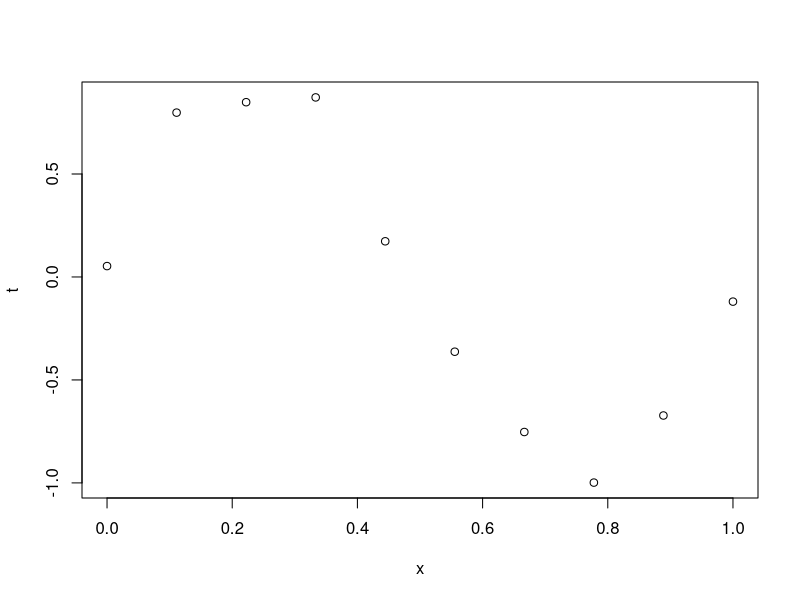

R code for this plot: (Note: this script raises an error after producing the figure.)
## ---- chunk 1
curve_data <- read.csv('curve_data.txt', sep = " ")
plot(curve_data)
## ---- chunk 2
phix <- function(x, M, basis) {
  # Initialize vector to return
  u <- rep(0, M+1)
  # μs for Gauss
  mus <- rep(0, M+1)
  interval <- 1 / M

  if (basis == 'poly') {
    # evaluate x at each value of p, e.g. x^0, x^1, ..., x^M
    for (p in 0:M) u[p+1] <- x^p
  } else if (basis == 'Gauss') {
    # Populate μs with M intervals in [0,1]
    for (n in 1:M) mus[n+1] = mus[n] + interval
    # Generate Gaussian Kernels
    for (p in 0:M) u[p+1] <- exp((-(x - mus[p+1])^2)/0.1)
  }

  u
}
# Test: round(phix(0.3,4,'poly'), digits = 4) == c(1, 0.3, 0.09, 0.027, 0.0081)
# Test: plot(phix(0.3,10,'Gauss'))
## ---- chunk 3
library(MASS)

constructPhi <- function(features, M, basis_type) {
  phi <- matrix(nrow = length(xs), ncol = M + 1)
    # Construct a phi matrix that is phix for each value of phix(x, M, 'Gauss') and append to phi matrix
  for (i in 1:(length(xs))) {
    phi[i,] = phix(xs[i], M, basis_type)
  }
  phi
}

# Part 3: post.params
post.params <- function(training_data, M, basis_type, delta, q) {
  # regularization coefficient
  # training_data = curve_data
  # q = (1/0.1)^2
  # delta = 2.0
  # basis_type = 'Gauss'
  lambda = delta / q

  # Note: this requires the training data to have an x column
  xs = training_data$x
  # M = 9
  phi <- constructPhi(xs, M, basis_type)
  t = training_data$t
  
  # Slide 10 of Bayessian_regression.pdf
  w_Bayes = ginv(lambda * diag(M+1) + t(phi) %*% phi) %*% t(phi) %*% training_data$t

  D = delta * diag(M + 1)
  Q = D + q * (t(phi) %*% phi)

  # FIXME: RETURN Q?
  list(w_Bayes, Q)
}

M = 9
delta = 2.0
q = (1/0.1)^2

params <- post.params(curve_data, M, 'poly', delta, q)
w_Bayes <- params[[1]]
Q <- params[[2]]
phi <- constructPhi(curve_data$x, M, 'poly')
result <- phi %*% w_Bayes

# Part 4: Plot
plot(curve_data, col = 'red')
# Don't know how to smooth this out :(
lines(y = result, x = curve_data$x, type = 'l', col = 'blue')
## ---- chunk 4
M = 9
delta = 1.0
q = (1/0.1)^2

params <- post.params(curve_data, M, 'Gauss', delta, q)
w_Bayes <- params[[1]]
Q <- params[[2]]
phi <- constructPhi(curve_data$x, M, 'Gauss')
result <- phi %*% w_Bayes

plot(curve_data, col = 'blue')
# Don't know how to smooth this out :(
lines(y = result, x = curve_data$x, type = 'l', col = 'red')


lines(y = result - sd(result), x = curve_data$x, col = 'grey')
lines(y = result + sd(result), x = curve_data$x, col = 'grey')
